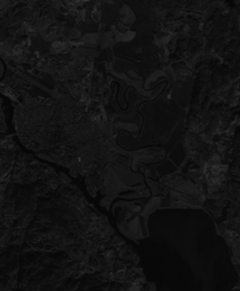
%> input picture uke4/tm4.png (cropped and resized to the size of MATLAB's example picture), 240 x 291 px, given in place of pout.tif, which was not available
$ octave gratoneTransformasjoner.m   (GNU Octave 9; MATLAB toolbox functions it lacks are replaced by stand-ins)
%> lines starting %> are read from the running program, lines starting %| are printed output that depends on the picture; pictures that were not available may be replaced by others from this repository, and a replacement may not be noted
### uke4/myHist.m
function [p,h,c,c_n] = myHist(img,bits)
%MYHIST Regner ut gråtonehistogrammet til et bilde. Antar her at det er
% 256 (2^8) gråtoner i bildet.
%
%   @input
%   img : Input bildet
%   bits : antall biter
%
%   @output
%   p   : Det normaliserte histogrammet til bildet
%   h   : Histogrammet til bildet
%   c   : Det kumulative histogrammet
%   c_n : Det normalizerte kumulative histogrammet

% Finner størrelsen til bildet
[n,m] = size(img);

%Sjekker hvor mange bits vi bruker
if nargin < 2
    bits = 8;
end

% Preallokerer variable for å holde resultatene
h = zeros(1,2^bits);   % Histogrammet
c = zeros(1,2^bits);   % Det kumulative histogrammet

% Finner histogrammet ved å summere hvor mange piksler som finnes av hver
% gråtone. Dette kan helt klart programmeres mer effektivt, men jeg mener
% denne implementasjonen er relativt intuitiv.
for i = 1:2^bits
    h(i) = sum(sum(uint8(img) == i-1));
end

% Normaliserer histogrammet
p = h/(n*m);

% Legger sammen antallet gråtoner "så langt" for å få det kumulative
% histogrammet som indikerer hvor mange piksler som har gråtone mindre eller
% lik gråtone i.
c(1) = h(1);
for i = 2:2^bits
    c(i) = h(i) + c(i-1);
end

% Normaliserer det kumulative histogrammet
c_n = c/(n*m);
end

### uke4/gratoneTransformasjoner.m
%% Gråtonetransformasjoner
% Eksempelkode skrevet for å illustrere temaene gått gjennom i forelesning
% 4 i faget INF2310 - Digital bildebehandling ved Ifi UiO.
%
% Skrevet av Ole Marius Hoel Rindal
% Vennligst gi beskjed til olemarius@olemarius.net om du finner feil eller
% mangler i koden.
%
% NB! Veldig mye av koden er kun kode for å vise frem bilder og histogram.
% Denne koden er kun kopiert videre og bør muligens flyttes i en funksjon.

%%  Histogram
% Et histogram, og da menes her et gråtonehistgram, til et bilde er en
% diskret funksjon som viser antall piksler med hver gråtone.
%
% Altså vil et histogram h være slik at h(i) indikerer antall piksler i
% bildet med pikselverdi i.
%
% I den følgende koden vil vi anta at vi har bilder med 256 forskjellige
% gråtoner, fra gråtone 0 til gråtone 255.
clear all
close all

% Vi importerer et standardbilde fra MATLAB
f = imread('pout.tif');
%> f is the input picture: size 291x240 uint8; min 5, max 57, mean 18.3
% Her er det også fint å eksprimentere med egne bilder
% f = rgb2gray(imread('dittBilde'));
[n,m] = size(f);
%> n = 291; m = 240

% Bruker vår funksjon myHist til å finne histogrammet
% Se myHist.m filen for detaljer på hvordan man kan finne histogrammet.
% For ordens skyld vil vi skrive ut funksjonen så den blir synlig på
% nettsiden:
type myHist.m

% For å kalle funksjonen sender vi bildet vårt som input og tar var på
% output
[p,h,c,c_n] = myHist(f);
%> after the loop in myHist, `for i = 1:2^bits`: h = 256 values, max 4787 at index 19, min 0 at index 1, mean 272.8
%> in myHist, `p = h/(n*m);`: p = 256 values, max 0.0685 at index 19, min 0 at index 1, mean 0.00391
%> after the loop in myHist, `for i = 2:2^bits`: c = 256 values from 0 to 69840
%> in myHist, `c_n = c/(n*m);`: c_n = 256 values from 0 to 1
%> c = 256 values from 0 to 69840; c_n = 256 values from 0 to 1

% Vi plotter resultatene
% Først plotter vi kun bildet
figure(1)
imshow(f,[0 255]);
title('Bilde');

% Deretter plotter vi histogrammet vi får fra myHist()
figure(2)
bar(h,'r');
axis tight
title('Histogram (myHist)');
xlabel('Gratone');
ylabel('Antall piksler');
%> figure, not shown here; tallest bar 4787 high, from x = 18.6 to 19.4

% samt det normaliserte histogrammet også returnert fra myHist()
figure(3)
bar(p);
axis tight
title('Normalisert histogram (myHist)')
xlabel('Gratone');
ylabel('Antall piksler');
%> figure, not shown here; tallest bar 0.0685 high, from x = 18.6 to 19.4

% Til slutt finner vi histogrammet med MATLAB's egen imhist() funksjon
figure(4)
imhist(f);
axis tight
title('MATLAB histogram');
xlabel('Gratone');
ylabel('Antall piksler');
%> figure, not shown here; highest point at x = 18, y = 4787

% Fra resultatene kan vi trekke slutningen at vår implementasjon ser ut til
% å være riktig

%%  Kumulativt histogram
% Det kumulative histogrammet, c, indikerer hvor mange piksler som har
% gråtone mindre enn eller lik gråtone i.

% Vi plotter det kumulative histogrammet
figure(5);clf
bar(c)
axis tight
title('Kumulativt histogram');
xlabel('Gratone');
ylabel('Antall piksler');
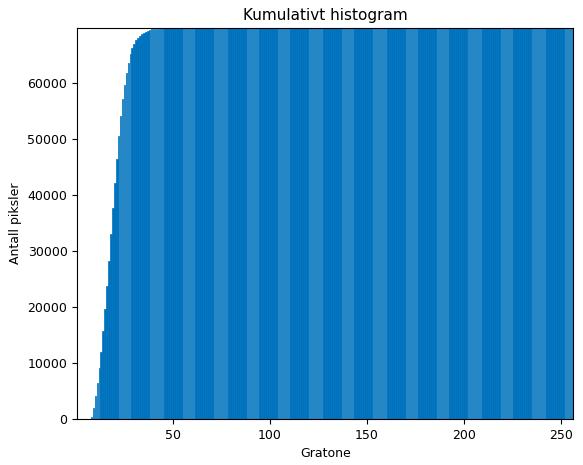
%> figure redrawn from the program's plot data; tallest bar 69840 high, from x = 57.6 to 58.4

% samt det normaliserte kumulative histogrammet
figure(6);clf
bar(c_n)
axis tight
title('Kumulativt histogram normalisert');
xlabel('Gratone');
ylabel('Antall piksler');
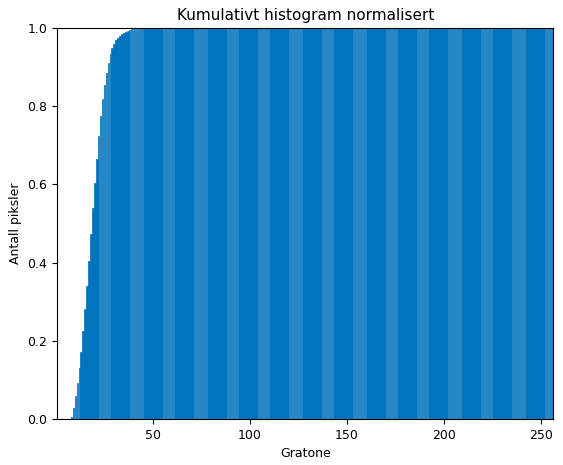
%> figure redrawn from the program's plot data; tallest bar 1 high, from x = 57.6 to 58.4

% plotter også det vanlige normaliserte histogrammet som referanse
figure(7);clf
bar(p)
title('Normalisert histogram');
xlabel('Gratone');
ylabel('Antall piksler');
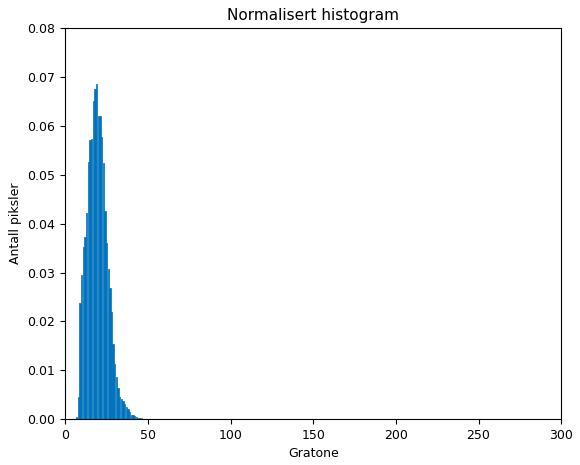
%> figure redrawn from the program's plot data; tallest bar 0.0685 high, from x = 18.6 to 19.4

%%  Gråtonetransformasjoner
% Lineære transformasjoner.
% Vi skal nå begynne å se på gråtonetransformasjoner, og ser først på
% lineære gråtonetrasformasjoner. Altså hvor g = f*a+b.
% Den første gråtonetransformasjonen vi skal se på er hvordan vi kan endre
% "lysheten" (brightness) i bildet.
% For å endre lysheten i bildet legger vi til en kostant, b, til alle
% pikselverdiene. Dette endrer middelverdien i bildet. Forsøk med flere
% verdier for b og se forskjellen i bildene.
a = 1;
b = [100 -50];

figure(8);clf
subplot(211)
imshow(f,[0 255]);
title('Orginal');
subplot(212)
bar(myHist(f));
xlabel('Gratone');
ylabel('Antall piksler');
title('Orginal histogram')
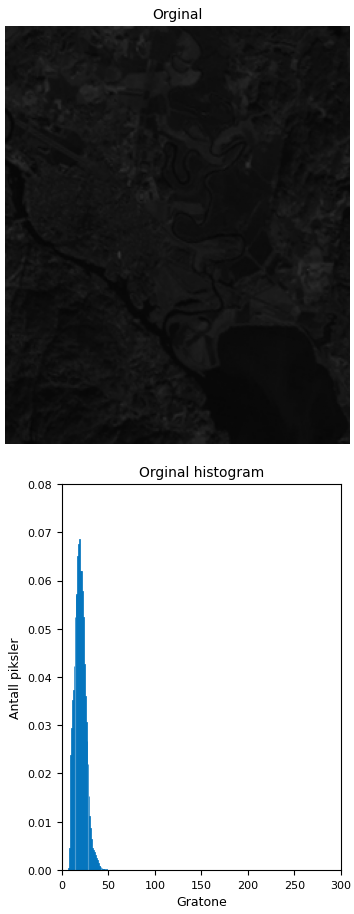
%> figure redrawn from the program's plot data, 2 panels

for i = 1:length(b)
    %Regner ut transformasjonen
    g = f*a+b(i);

    figure(8+i);
    subplot(211)
    imshow(g,[0 255]);
    title(['Endret "lysheten" b = ',num2str(b(i))]);
    subplot(212)
    bar(myHist(g));
    xlabel('Gratone');
    ylabel('Antall piksler');
    title(['Histgram etter transformasjon b = ',num2str(b(i))])
end
%> this loop made 2 passes
%> pass 1, `title(['Histgram etter transformasjon b = ',num2str(b(i))])`:
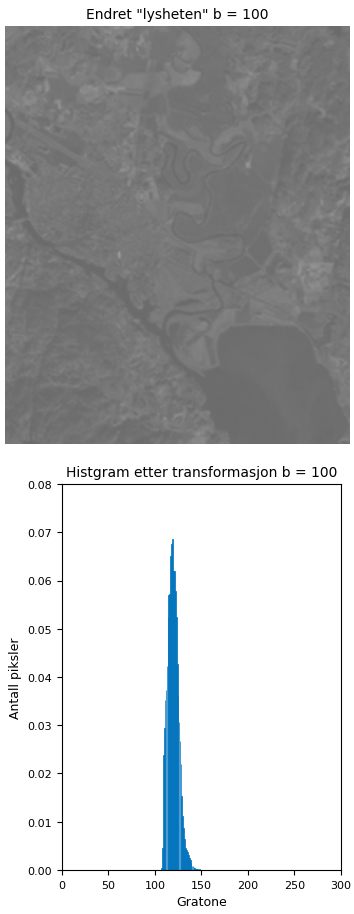
%> figure redrawn from the program's plot data, 2 panels
%%  Endre kontrasten
% For å endre kontrasten multipliserer vi alle pikselverdiene i
% orginalbildet med en faktor a. Forsøk med forskjellige verdier for a.
a = [1.5 0.5 2];
b = 0;

for i = 1:length(a)
    %Gjør transformasjonen
    g = uint8(double(f)*a(i)+b);

    figure(12+i)
    subplot(221)
    imshow(f,[0 255]);
    title('Orginal');
    subplot(222)
    imshow(g,[0 255]);
    title(['Endret kontrast a = ',num2str(a(i))]);
    subplot(223)
    bar(myHist(f));
    xlabel('Gratone');
    ylabel('Antall piksler');
    title('Orginal histogram')
    subplot(224)
    bar(myHist(g));
    xlabel('Gratone');
    ylabel('Antall piksler');
    title(['Histgram etter transformasjon a=',num2str(a(i))])
end
% NB! Prøv feks å multipliser med a = 2. Hva skjer?
% Vi ser da effekten av klipping, siden vi multipliserte med et tall som
% gjorde at vi fikk verdier utenfor det støttede intervallet.

%%  Fra gråtonenivå [f1,f2] til [g1,g2]
% Endrer intervallet [f1,f2] til [g1,g2]. I dette eksempelet endret vi
% slik at vi utnytter hele intervallet med gråtoner, fra 0 til 255.

% Finner max og min i orignal bildet
f1 = min(f(:));
%> f1 = 5
f2 = max(f(:));
%> f2 = 57

% Bestemmer max og min i det nye intervallet
g1 = 0;
g2 = 255;

% Dette er i grunnen kun en normalisering.
g = g1 + ((g2-g1)/(f2-f1))*(f-f1);

% Viser frem resultatet
figure(16)
subplot(221)
imshow(f,[0 255]);
title('Orginal');
subplot(222)
imshow(g,[0 255]);
title('Bruker hele gratoneskalaen');
subplot(223)
bar(myHist(f));
xlabel('Gratone');
ylabel('Antall piksler');
title('Orginal histogram')
subplot(224)
bar(myHist(g));
xlabel('Gratone');
ylabel('Antall piksler');
title('Histgram etter transformasjon')
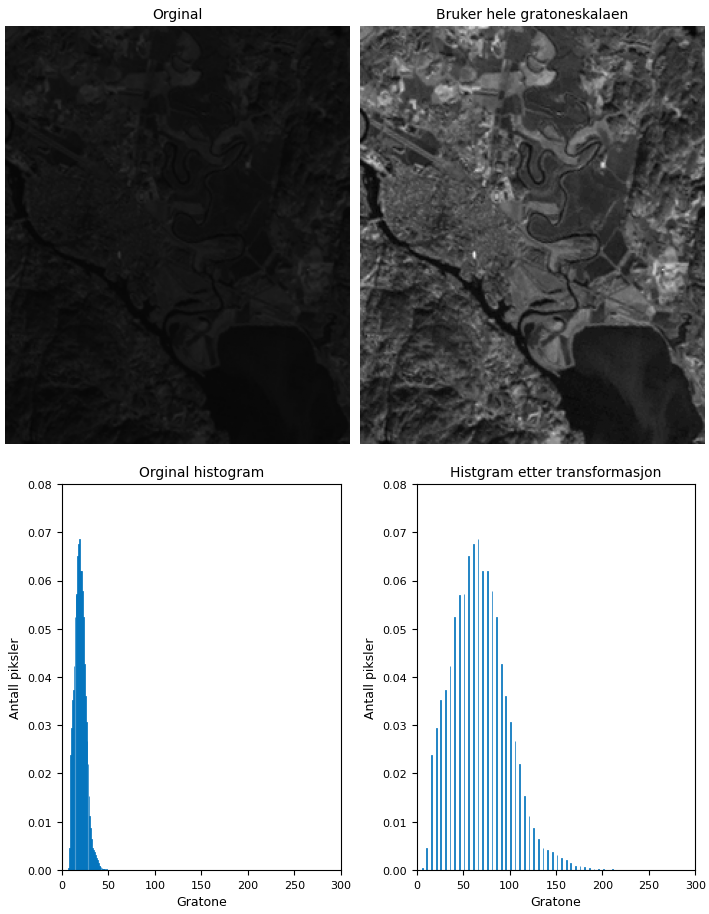
%> figure redrawn from the program's plot data, 4 panels


%%  Standarisering av bildet
% Her skal vi sørge for at alle bildene i en serie er statistisk like
% (1. orden). Dette gjør vi ved å justere middelverdien og variansen til
% bildet ved hjelp av en lineær gråtonetransform.

% Først finner vi middelverdi av gråtonene

% Bruker enkel MATLAB mean til å finne middelverdien
u1 = mean(f(:));
%> u1 = 18.31

% Kan også finne middelverdien ved å hjelp av det normaliserte
% histogrammet.
u2 = 0;
for i = 1:2^8
    u2 = u2 + (i-1)*p(i);
end
%> this loop made 256 passes
%> u2 on passes 1 to 3: 0, 0, 0

% Verifiserer at det er likt
u1
%> u1 = 18.31
u2
%> u2 = 18.31

%% Varians av gråtonene
% Enkel MATLAB varians
v1 = var(double(f(:)));
%> v1 = 36.05

% Variansen kan også finnes ved hjelp av histogrammet
% Viser tre forskjellige implementasjoner
v2 = 0;
v3 = 0;
for i = 1:2^8
    v3 = v3 + p(i)*((i-1)-u1)^2;
    v2 = v2 + (i-1)^2*p(i);
end
%> this loop made 256 passes
%> (v3, v2) on passes 1 to 3: (0, 0), (0, 0), (0, 0)

temp = 0;
for j = 1:2^8
    temp = temp+(j-1)*p(j);
end
%> this loop made 256 passes
v2 = v2 - temp^2;
%> v2 = 36.04

% Verifiserer at de er like
v1
%> v1 = 36.05
v2
%> v2 = 36.04
v3
%> v3 = 36.04

%%  Justering av middelverdi og varians
% Videre kan vi ved hjelp av en lineær gråtonetransformasjon justere
% middelverdien og variansen

% Bestemmer ny middelverdi og varians dette kan da typisk være middel
% verdien og variansen til et annet bilde
u_ny = 200
v_ny = 120

% Se foil 31 for utledning
a = sqrt(v_ny)/sqrt(v1);
%> a = 1.82
b = u_ny - a*u1;
%> b = 166.6

% Bruker en lineær grtonetrasformasjon med a og b
g = f*a+b;
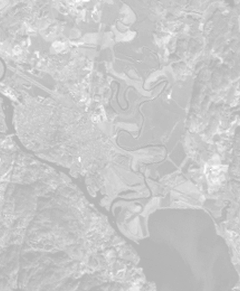
%> g: size 291x240 uint8; min 176, max 255, mean 200.4

% Plotter resultatet
figure(17)
subplot(221)
imshow(f,[0 255]);
title('Orginal');
subplot(222)
imshow(g,[0 255]);
title('Ny middelverdi og varians');
subplot(223)
bar(myHist(f));
xlabel('Gratone');
ylabel('Antall piksler');
title('Orginal histogram')
subplot(224)
bar(myHist(g));
xlabel('Gratone');
ylabel('Antall piksler');
title('Histgram etter transformasjon')


% Middelverdien og variansen ble som ønsket
mean(g(:))
%> ans = 200.4
var(double(g(:)))
%> ans = 119.6

%% Valg av standardavvik
f = randn(100000,1);
f = f-min(f(:));

% Finner max og min i orignal bildet
f1 = min(f(:));
f2 = max(f(:));

% Bestemmer max og min i det nye intervallet
g1 = 0;
g2 = 255;

% Dette er i grunnen kun en normalisering.
g = g1 + ((g2-g1)/(f2-f1))*(f-f1);

std_g = std(g);
mean_g = mean(g);

std_g
std_new = 1.2*std_g

figure(1001);
h = histogram(g,100);

g_out = mean_g +(g-mean_g)*(std_new/std_g);

figure(1002);clf
histogram(g_out,100);
hold on
plot([0 0],[0 4000]);
hold on
plot([255 255],[0 4000]);

%%  Ikke-lineære trasformer
% Vi skal nå se på ikke-lineære trasformasjoner, og begynnver ved å se på
% logaritmiske transformasjoner.
clear g
input = 1:255;

r = 0;
c = 46;

% Finner max og min i orignal bildet
f1 = min(f(:));
f2 = max(f(:));

% Bestemmer max og min i det nye intervallet
g1 = 0;
g2 = 255;

% Logaritmen
log_t = log(input+r);
% Normaliserer, legg merke til at dette er det samme som når vi endret
% intervallet
log_t = g1 + ((g2-g1)/(max(log_t(:))-min(log_t(:))))*(log_t-min(log_t(:)));

% n'te rot
root_t = sqrt(input);
root_t = g1 + ((g2-g1)/(max(root_t(:))-min(root_t(:))))*(root_t-min(root_t(:)));

% n'te potens
potens_t = input.^(2);
potens_t = g1 + ((g2-g1)/(max(potens_t(:))-min(potens_t(:))))*(potens_t-min(potens_t(:)));

% inverse log
invlog_t = exp(input/50);
invlog_t = g1 + ((g2-g1)/(max(invlog_t(:))-min(invlog_t(:))))*(invlog_t-min(invlog_t(:)));

% Viser frem de forskjellige transformasjonene
figure(18)
clf
plot(input)
hold all
plot(log_t)
plot(root_t)
plot(potens_t)
plot(invlog_t);
xlabel('Input gratone')
ylabel('Output gratone')
legend('Identitet','Logaritme','n-te rot','n-te potens','invers logaritme','Location','NW');

%%%
% Bruker så log transformasjonen på bildet
% Her bruker vi en såkalt LUT, (look-up-table) implementasjon hvor vi
% slår opp i transformasjonen vår og ser (look up) hvilke intensitet vi
% skal ha ut for den aktuelle inngangs intensitete f(x,y). Dette gjøres
% for alle x og y.
for x = 1:n
    for y = 1:m
%> (the run ends here)
